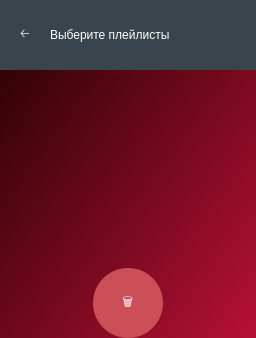
      <widget class="QWidget" name="page_11">
       <layout class="QVBoxLayout" name="verticalLayout_25">
        <property name="spacing">
         <number>0</number>
        </property>
        <property name="leftMargin">
         <number>0</number>
        </property>
        <property name="topMargin">
         <number>0</number>
        </property>
        <property name="rightMargin">
         <number>0</number>
        </property>
        <property name="bottomMargin">
         <number>0</number>
        </property>
        <item>
         <widget class="QWidget" name="widget_9" native="true">
          <property name="styleSheet">
           <string notr="true">background-color: qlineargradient(spread:pad, x1:0, y1:0, x2:1, y2:1, stop:0 rgba(34, 1, 0, 255), stop:1 rgba(182, 16, 53, 255));</string>
          </property>
          <layout class="QVBoxLayout" name="verticalLayout_23">
           <property name="spacing">
            <number>1</number>
           </property>
           <property name="leftMargin">
            <number>0</number>
           </property>
           <property name="topMargin">
            <number>0</number>
           </property>
           <property name="rightMargin">
            <number>0</number>
           </property>
           <property name="bottomMargin">
            <number>0</number>
           </property>
           <item>
            <layout class="QVBoxLayout" name="verticalLayout_24" stretch="1,0,0">
             <property name="spacing">
              <number>3</number>
             </property>
             <item>
              <widget class="QWidget" name="widget_10" native="true">
               <property name="sizePolicy">
                <sizepolicy hsizetype="Preferred" vsizetype="Fixed">
                 <horstretch>0</horstretch>
                 <verstretch>0</verstretch>
                </sizepolicy>
               </property>
               <property name="minimumSize">
                <size>
                 <width>0</width>
                 <height>70</height>
                </size>
               </property>
               <property name="styleSheet">
                <string notr="true">background-color: rgb(58, 68, 76);
border: none;</string>
               </property>
               <layout class="QHBoxLayout" name="horizontalLayout_14">
                <property name="spacing">
                 <number>0</number>
                </property>
                <property name="leftMargin">
                 <number>0</number>
                </property>
                <property name="topMargin">
                 <number>0</number>
                </property>
                <property name="rightMargin">
                 <number>0</number>
                </property>
                <property name="bottomMargin">
                 <number>0</number>
                </property>
                <item>
                 <layout class="QHBoxLayout" name="horizontalLayout_15" stretch="1,7">
                  <property name="spacing">
                   <number>10</number>
                  </property>
                  <property name="leftMargin">
                   <number>10</number>
                  </property>
                  <property name="topMargin">
                   <number>0</number>
                  </property>
                  <property name="rightMargin">
                   <number>0</number>
                  </property>
                  <property name="bottomMargin">
                   <number>0</number>
                  </property>
                  <item>
                   <widget class="QPushButton" name="PlaylistDeleteBack">
                    <property name="styleSheet">
                     <string notr="true">border: none;
font: 63 26pt &quot;Segoe UI Semibold&quot;;
color: rgb(255, 255, 255);
background-color: rgba(255, 255, 255, 0);</string>
                    </property>
                    <property name="text">
                     <string>🡠</string>
                    </property>
                   </widget>
                  </item>
                  <item>
                   <widget class="QLabel" name="label_4">
                    <property name="styleSheet">
                     <string notr="true">QLabel{
	border: none;
	font: 63 16pt &quot;Segoe UI Semibold&quot;;
	color: rgb(255, 255, 255);
background-color: rgba(255, 255, 255, 0);
}</string>
                    </property>
                    <property name="text">
                     <string>Выберите плейлисты</string>
                    </property>
                   </widget>
                  </item>
                 </layout>
                </item>
               </layout>
              </widget>
             </item>
             <item>
              <widget class="QListWidget" name="PlaylistToDelete">
               <property name="styleSheet">
                <string notr="true">QListWidget {
    show-decoration-selected: 1;
	border: none;
	background-color: rgba(255, 255, 255, 0);
}

QListWidget::item:alternate {
	background-color: rgba(255, 255, 255, 0);
	border: none;
}

QListWidget::item:selected {
	background-color: rgba(255, 255, 255, 40);
	border: none;
}

QListWidget::item:hover {
	background-color: rgba(255, 255, 255, 20);
	border: none;
}

QScrollBar:vertical {
    border: none;
	background-color: rgb(148, 13, 41);
    width: 7px;
    margin: 0px 0 0 0;
	value:10
}

QScrollBar::handle:vertical {
	background-color: rgb(173, 68, 74);
    min-height: 5px;
    max-height: 6px;
    border-radius: 3px;
    border: none;
}

QScrollBar::add-line:vertical {
    border: none;
	background-color: rgba(255, 255, 255, 0);
    height: 20px;
    subcontrol-position: bottom;
    subcontrol-origin: margin;
}

QScrollBar::sub-line:vertical {
    border: none;
	background-color: rgba(255, 255, 255, 0);
    height: 20px;
    subcontrol-position: top;
    subcontrol-origin: margin;
}

QScrollBar::add-page:vertical, QScrollBar::sub-page:vertical {
    background: none;
    border: none;
}

QScrollBar:horizontal {
    border: none;
	color: rgba(255, 255, 255, 0);
	background-color: rgba(255, 255, 255, 0);
    width: 0px;
	value:0
}

QScrollBar::handle:horizontal {
	background-color: rgba(255, 255, 255, 0);
    border: none;
}

QScrollBar::add-line:horizontal {
    border: none;
	background-color: rgba(255, 255, 255, 0);
    height: 0px;
}

QScrollBar::sub-line:horizontal {
    border: none;
	background-color: rgba(255, 255, 255, 0);
    height: 0px;
}

QScrollBar::add-page:horizontal, QScrollBar::sub-page:horizontal {
    background: none;
    border: none;
}</string>
               </property>
              </widget>
             </item>
             <item>
              <layout class="QHBoxLayout" name="horizontalLayout_16">
               <item>
                <widget class="QPushButton" name="DeleteSelectedPlaylistButton">
                 <property name="sizePolicy">
                  <sizepolicy hsizetype="Fixed" vsizetype="Fixed">
                   <horstretch>0</horstretch>
                   <verstretch>0</verstretch>
                  </sizepolicy>
                 </property>
                 <property name="minimumSize">
                  <size>
                   <width>70</width>
                   <height>70</height>
                  </size>
                 </property>
                 <property name="styleSheet">
                  <string notr="true">color: rgb(255, 255, 255);
background-color: rgb(202, 79, 87);
border-radius: 35px;
font: 25pt &quot;MS Gothic&quot;;
</string>
                 </property>
                 <property name="text">
                  <string>🗑️</string>
                 </property>
                </widget>
               </item>
              </layout>
             </item>
            </layout>
           </item>
          </layout>
         </widget>
        </item>
       </layout>
      </widget>
